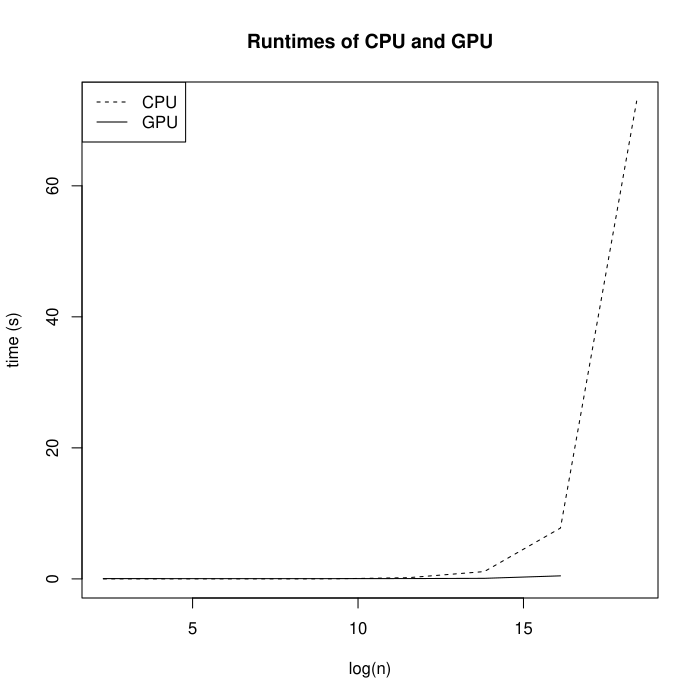

Reproduce this figure in R.
source("utility.R")
source("rcuda.R")

timeTruncNormSample<-function(N, mu, sigma, a, b, maxRejection, pureR=TRUE, dims)
{
if(pureR==TRUE){
	return(system.time(truncnormCPU(N,mu,sigma,a,b,maxRejection))['user.self'])
}else{ # else, use GPU
	return((truncnormGPU(file="tn.ptx", N, mu, sigma, a, b, maxRejection,
			     dims$grid_dims, dims$block_dims,returnTimes=TRUE)))
}
}

#######################################
# ~~==| Make plots for question 1 |==~~
#######################################

k=1:8 # Will use samples of size 10^k (i.e. 10^1 10^2 ... 10^8)
# The mu, sigma, a, and b vectors have the same values, so don't need
# to make the entire vector. Instead, set them as a value and use recycling.
mu = 2
sigma = 1
a=0 # lower bound
b=1.5 # upper bound
maxRejection=2000

# Time it takes CPU to sample for N=10^k, where k=1,2,...8.
fileconnection="results_timesCPU.txt" # File to save the CPU times to
fileconnection2="results_timesGPU.txt" # "" "" "" "" GPU times to
for(i in k)
{
	# check if number of threads is valid
	size=10^i
	dims=compute_grid(size)
	nthreads <- prod(dims$grid_dims)*prod(dims$block_dims)
	if (nthreads < size){
	    stop("Grid is not large enough...!")
	}

	# CPU time
	timed=timeTruncNormSample(N=size, rep(mu, length.out=size), 
				  rep(sigma, length.out=size),
				  rep(a,length.out=size),
				  rep(b,length.out=size),
				  maxRejection=maxRejection, pureR=TRUE)
	write(as.numeric(timed), file=fileconnection, append=TRUE)

	# GPU time
	timed=timeTruncNormSample(N=size, mu, sigma, a, b,
				  maxRejection=maxRejection, pureR=FALSE,
				  dims=dims)
	write(as.numeric(timed), file=fileconnection2, append=TRUE)
}

xrange=range(log(10^k))
yrange=range(c(CPUtime, GPUtime))
pdf("plot_runtime.pdf")
plot(NA, ylim=yrange, xlim=xrange, xlab="log(n)", ylab="time (s)",
     main="Runtimes of CPU and GPU")
lines(log(10^k), CPUtime, lty=2)
lines(log(10^(1:length(GPUtime))), GPUtime)
legend("topleft", legend=c("CPU", "GPU"), lty=c(2,1))
dev.off()

# CPUtime=read.table("results_timesCPU.txt", colClasses="numeric")
# CPUtime=as.numeric(CPUtime[,1])
# GPUtime.mat=read.table("results_timesGPU.txt", colClasses="numeric")
# GPUtime=colSums(GPUtime.mat)
